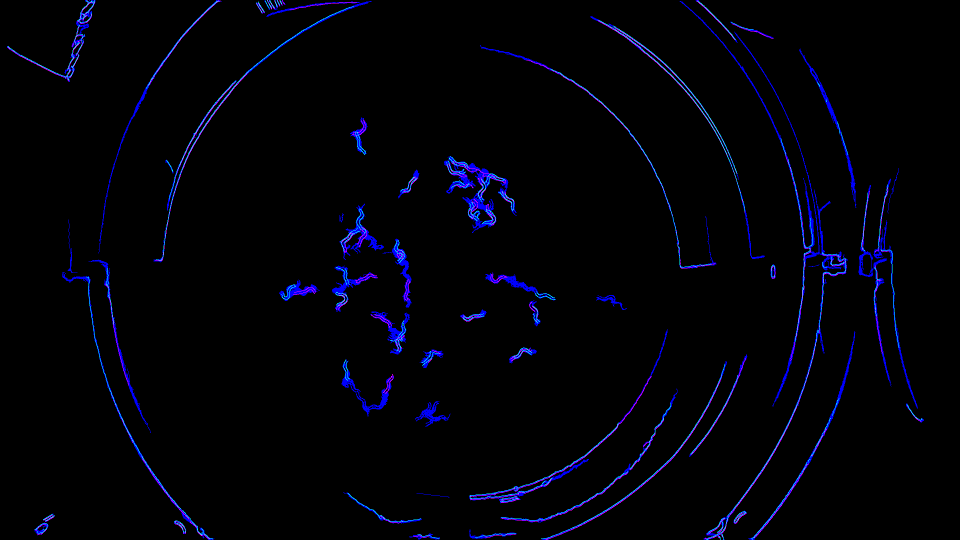
//> input picture lastimage_day5.png, 1920 x 1080 px, given in place of lastimage_day5.pngday3.avi, which was not available (shown at 1/2 size)
$ ./movietracker -vid ../lastimage_day5.png 3 3   (built with g++ and OpenCV 4)
//> lines starting //> are read from the running program, lines starting //| are printed output that depends on the picture; after the words box and inside, x2 and y2 are one past the last pixel; in counts of white or black regions, pixels touching at a corner belong together; pictures that were not available may be replaced by others from this repository, and a replacement may not be noted


#include <iostream>
#include <fstream>
#include <vector>
#include <string>
#include <stdio.h>
#include <iostream>
#include <sys/time.h>
#include <unistd.h>
#include <sstream>
#include <stdlib.h>
#include <inttypes.h>
#include <glob.h>
#include <vector>
#include <fcntl.h>
#include <linux/kd.h>
#include <sys/ioctl.h>
#include <boost/algorithm/string.hpp> // include Boost, a C++ library
#include <sys/stat.h>
#include <sys/types.h>
#include <utime.h>
#include <stdlib.h>
#include <fcntl.h>
#include <errno.h>
#include <unistd.h>
#include <syslog.h>


#include <fstream>
#include <iomanip>
#include <unistd.h>
#include <cstdio>
#include <errno.h>
#include <linux/videodev2.h>
#include <stdint.h>
#include <stdio.h>
#include <string.h>
#include <sys/ioctl.h>
#include <sys/mman.h>
#include <unistd.h>

#include <vector>
#include <stdio.h>


//openCV
#include <opencv2/opencv.hpp>
#include <opencv/cv.hpp>
#include <opencv2/videoio.hpp>
#include "opencv2/imgcodecs.hpp"
#include "opencv2/highgui/highgui.hpp"
#include "opencv2/imgproc/imgproc.hpp"
#include "opencv2/core/core.hpp"


#include <iostream>
#include <stdio.h>
#include <stdlib.h>


#include "cgicc/Cgicc.h"
#include "cgicc/HTTPHTMLHeader.h"
#include "cgicc/HTMLClasses.h"

#include <boost/property_tree/ptree.hpp>
#include <boost/property_tree/json_parser.hpp>
#include <boost/lexical_cast.hpp>
#include <boost/foreach.hpp>

using namespace std;
using namespace cgicc;
using namespace cv;
using boost::property_tree::ptree;
using boost::property_tree::read_json;
using boost::property_tree::write_json;


const Scalar SCALAR_BLACK = Scalar(0.0,0.0,0.0);
const Scalar SCALAR_WHITE = Scalar(255.0,255.0,255.0);
const Scalar SCALAR_BLUE = Scalar(255.0,0.0,0.0);
const Scalar SCALAR_GREEN = Scalar(0.0,255.0,0.0);
const Scalar SCALAR_RED = Scalar(0.0,0.0,255.0);


// Global variables
Mat myframe; //current frame
Mat fgMaskMOG2; //fg mask fg mask generated by MOG2 method
Ptr<BackgroundSubtractor> pMOG2; //MOG2 Background subtractor
int keyboard; //input from keyboard
void help();
void processVideo(string videoFilename, float learningrate, int daynum);
void processImages(char* firstFrameFilename);

int main(int argc, char* argv[])
{

    //check for the input parameter correctness
    if(argc != 5) {
        cerr <<"Incorret input list" << endl;
        cerr <<"exiting..." << endl;
        return EXIT_FAILURE;
    }
    //create GUI windows
    namedWindow("Frame");
  //  namedWindow("FG Mask MOG 2");
    namedWindow("Simple Ass BS");
 //namedWindow("keypoints");

    //create Background Subtractor objects
    pMOG2 = createBackgroundSubtractorKNN(); //MOG2 approach


    if(strcmp(argv[1], "-vid") == 0) {
        //input data coming from a video

	int startday = atoi(argv[3]);
	int endday= atoi(argv[4]);
	for (int i=startday; i <= endday; i++){
		stringstream ms;
		ms << argv[2] << "day" << i << ".avi";
	        processVideo(ms.str(), 0.01,i);
	}//end for each day
    }
    else if(strcmp(argv[1], "-img") == 0) {
        //input data coming from a sequence of images
        processImages(argv[2]);
    }
    else {
        //error in reading input parameters
        cerr <<"Please, check the input parameters." << endl;
        cerr <<"Exiting..." << endl;
        return EXIT_FAILURE;
    }
    //destroy GUI windows
    destroyAllWindows();
    return EXIT_SUCCESS;
}


bool emptypixel(int x, int y){

}//end test for empty pixels


// [4 lines left out: function readpixelmap, not called in this run]

int setpixelmap(int setvalue){

}//end set pixelmap

// [58 lines left out: functions flood, defineBlobs, not called in this run]


void processVideo(string videoFilename, float learningrate, int daynum) {
//> called with videoFilename = "../lastimage_day5.pngday3.avi", learningrate = 0.01, daynum = 3

	double alpha = 0.5; //set blend value

    //create the capture object
    	VideoCapture capture(videoFilename.c_str());
	Mat tester;
	Mat lastrun = imread("movementmask.png");
//> movementmask.png cannot be read in this run, so this picture is empty
	Mat wellmask = imread("mask.png");
//> mask.png cannot be read in this run, so this picture is empty


// [48 lines of commented-out code are left out]


	VideoWriter output;
	stringstream filename;
	filename << "merged.avi";


//create traces
	Mat deathmask;
	Mat arnold;
	Mat blended;
	bool firstframe=true;


    if(!capture.isOpened()){
        //error in opening the video input
        cerr << "Unable to open video file: " << videoFilename << endl;
        return;
    }
	capture >> tester;
//> tester is the input picture: 1080 rows x 1920 cols, CV_8UC3; mean B, G, R 8.7, 1.6, 1.3

 	Mat coloroutput = (Mat::zeros(tester.size(),CV_8UC3));;
	bool done =false;

	Size size = coloroutput.size();
//> size = Size(1920, 1080)

	//output.open(filename.str().c_str(), VideoWriter::fourcc('M', 'P', '4', '2'),
//			capture.get(CAP_PROP_FPS), size, true);
//

    //read input data. ESC or 'q' for quitting
    while( (char)keyboard != 'q' && (char)keyboard != 27 && !done ){
        //read the current frame
        if(!capture.read(myframe)) {
            cerr << "Unable to read next frame." << endl;
            cerr << "Exiting..." << endl;
	    done=true;


	    Mat img, img_edge, labels, centroids, img_color, stats;


		  int i, nccomps = cv::connectedComponentsWithStats (
			arnold,
			labels,
			stats,
			centroids
		  );
		  cout << "Total Raw Connected Components Detected: " << nccomps << endl;
		  int filteredcomponents=nccomps;

		  vector<cv::Vec3b> colors(nccomps+1);
		  colors[0] = cv::Vec3b(0,0,0); // background pixels remain black.
		  img_color = cv::Mat::zeros(arnold.size(), CV_8UC3);
		  for( i = 1; i <= nccomps; i++ ) {
		    colors[i] = cv::Vec3b(rand()%256, rand()%256, rand()%256);
		    cout << "A:W:H" << stats.at<int>(i-1, cv::CC_STAT_AREA) << ":" << stats.at<int>(i-1, cv::CC_STAT_WIDTH) << ":" << stats.at<int>(i-1, cv::CC_STAT_HEIGHT);


		    if( stats.at<int>(i-1, cv::CC_STAT_AREA) < 50 ||  stats.at<int>(i-1, cv::CC_STAT_WIDTH) >400 || stats.at<int>(i-1, cv::CC_STAT_HEIGHT) > 400 ){
			cout << "excluded " << endl;
		    	colors[i] = cv::Vec3b(0,0,0); // small regions are painted with black too.
			filteredcomponents--;
			}//end if fail filters
		  }//end for each nccomp

		  for( int y = 0; y < img_color.rows; y++ )
		    for( int x = 0; x < img_color.cols; x++ )
		    {
		      int label = labels.at<int>(y, x);
		      CV_Assert(0 <= label && label <= nccomps);
		      img_color.at<cv::Vec3b>(y, x) = colors[label];
		    }

		FileStorage fs;
		fs.open("components.json",FileStorage::WRITE | FileStorage::FORMAT_JSON);
		fs.write("stats",stats);
		fs.write("cents",centroids);

		for( i = 1; i <= nccomps; i++ ) {
			 double centx,centy=0;
			centx=centroids.at<double>(i-1, 0);
			centy=centroids.at<double>(i-1, 1);


			stringstream cs;
			cs << i-1;
			putText(img_color, cs.str() , cvPoint(centx,centy),FONT_HERSHEY_COMPLEX_SMALL, 0.8, cvScalar(200,200,250), 1, CV_AA);
		}//end for each component

		imwrite("Labeledmap.png", img_color);
		fs.release();
		cout << "Filtered Connected Components: " << filteredcomponents << endl;


            return;
        }


        //update the background model
      //  pMOG2->apply(myframe, fgMaskMOG2,learningrate);
        //get the frame number and write it on the current frame
        stringstream ss;

        //show the current frame and the fg masks

       // imshow("FG Mask MOG 2", fgMaskMOG2);


	//make the background mask
	Mat canny_output;
	vector<vector<Point> > contours;
	vector<Vec4i> hierarchy;
	blur( myframe, myframe, Size(5,5) );
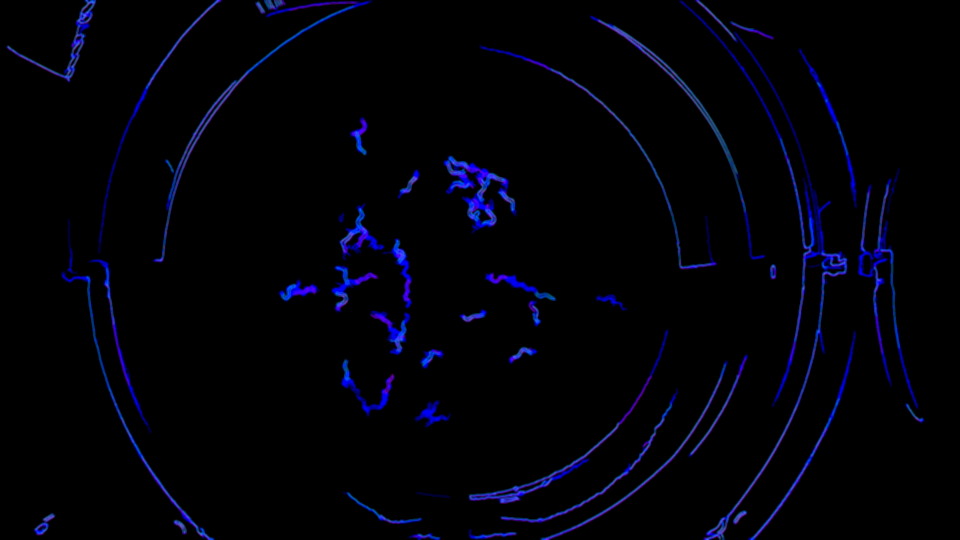
//> myframe: 1080 rows x 1920 cols, CV_8UC3 (shown at 1/2 size); 7.46% of pixels changed, all inside (x1, y1, x2, y2) = (12, 0, 1850, 1080)
	Canny( myframe, canny_output, 80, 180, 3 );
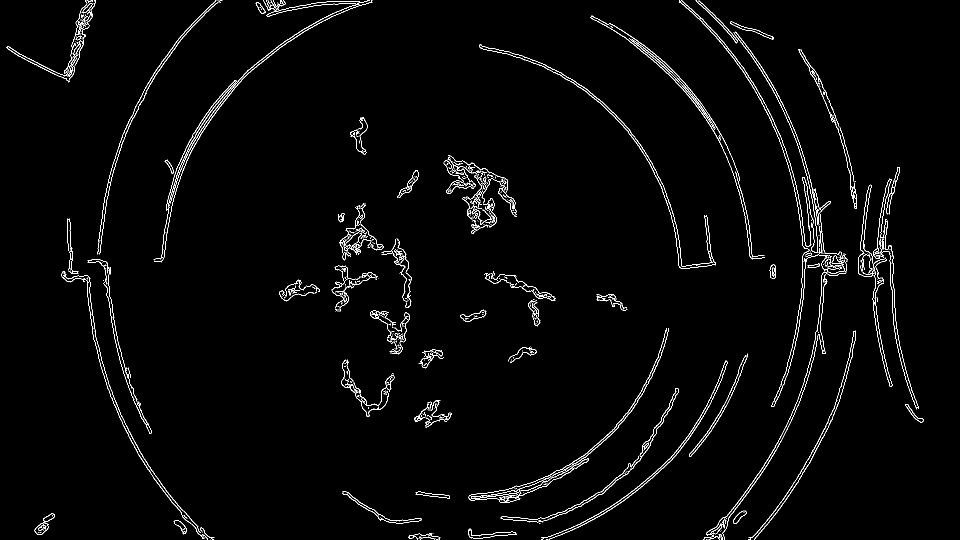
//> canny_output: 1080 rows x 1920 cols, CV_8UC1 (shown at 1/2 size); 2% white in thin lines or dots
	findContours( canny_output, contours, hierarchy, RETR_TREE, CHAIN_APPROX_SIMPLE, Point(0, 0) );
//> contours = 956 contours, 851 with area under 20; largest, box (x1, y1, x2, y2) and area: (958, 88, 1432, 538) 3954, (958, 88, 1432, 538) 3155, (937, 1057, 1033, 1077) 561, (937, 1059, 1033, 1077) 540, (1358, 0, 1623, 494) 522
	Mat drawing = (Mat::zeros( canny_output.size(), CV_8UC1 ));


	for( size_t j = 0; j< contours.size(); j++ )
		 {

		   Scalar color = SCALAR_WHITE;
		   drawContours( drawing, contours, (int)j, color, 1, 8, hierarchy, 0, Point() );


		 }
//> drawing: 1080 rows x 1920 cols, CV_8UC1; 2% white in thin lines or dots

	if (firstframe) {
		deathmask = drawing.clone();
		arnold= drawing.clone();
		firstframe=false;
	}

	drawing = drawing - deathmask;
//> drawing: 1080 rows x 1920 cols, CV_8UC1; every value is 0
	arnold = arnold + drawing;
	Mat black = (Mat::zeros( myframe.size(), CV_8UC1 ));//set green to black


	vector<Mat>  compchannels(3);
	compchannels.at(0) = arnold;
	compchannels.at(1) =   deathmask;
	compchannels.at(2) = drawing;
	merge(compchannels,coloroutput);
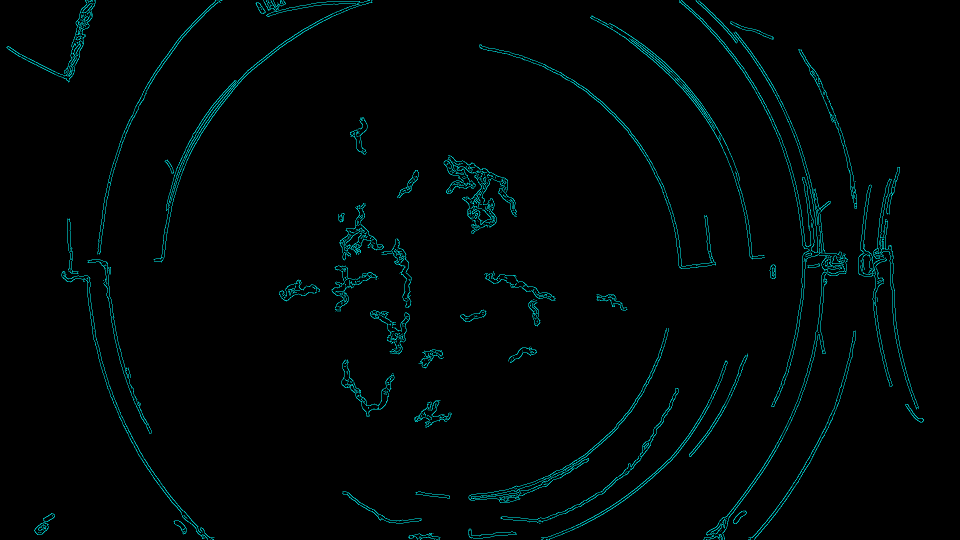
//> coloroutput: 1080 rows x 1920 cols, CV_8UC3 (shown at 1/2 size); mean B, G, R 5, 5, 0


	// [14 lines of commented-out code are left out]
	stringstream sss;
	sss << "lastimage_day" << daynum << ".png";
	imwrite(sss.str().c_str(),coloroutput);
	//output << blended;
        //get the input from the keyboard
        keyboard = waitKey( 1 );
//> the 'q' key is pressed
    }
    //delete capture object
    capture.release();
// [41 lines of commented-out code are left out]


}//end process vid


// [51 lines left out: function processImages, not called in this run]

$ run again, on lastimage_day6.png
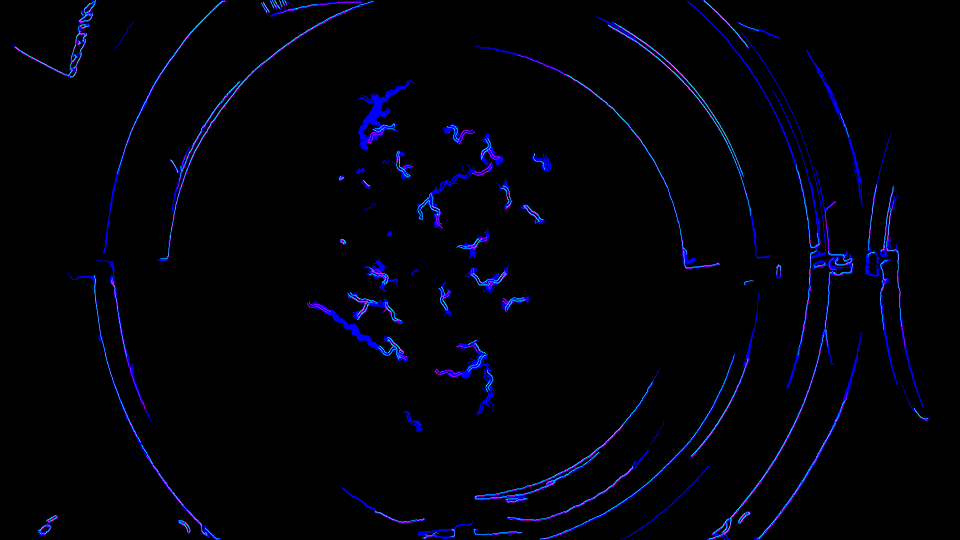
//> input picture lastimage_day6.png, 1920 x 1080 px, given in place of lastimage_day6.pngday3.avi, which was not available (shown at 1/2 size)
//> in processVideo, tester is the input picture: 1080 rows x 1920 cols, CV_8UC3; mean B, G, R 9.1, 1.7, 1.3
//> myframe: 1080 rows x 1920 cols, CV_8UC3; 7.75% of pixels changed, all inside (x1, y1, x2, y2) = (22, 0, 1861, 1080)
//> in processVideo, `Canny( myframe, canny_output, 80, 180, 3 );`:
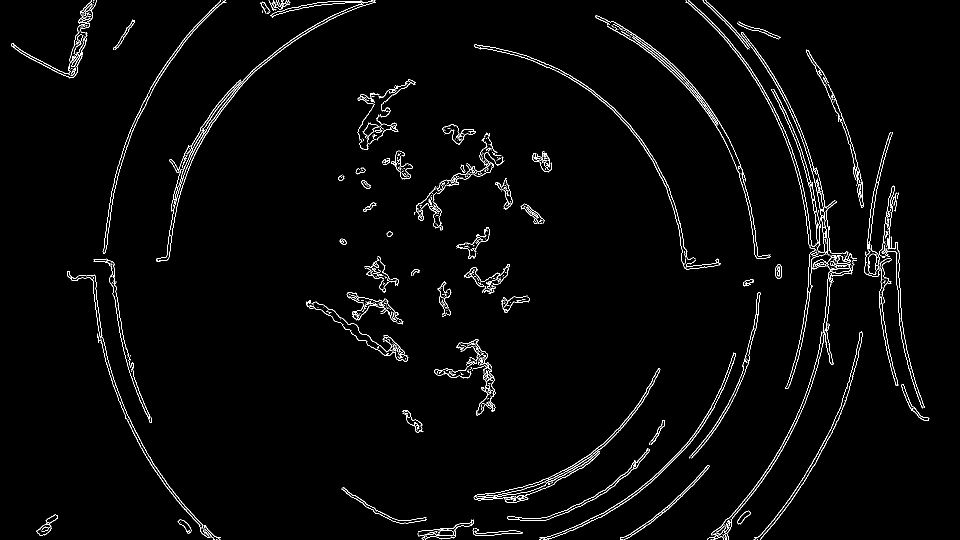
//> canny_output: 1080 rows x 1920 cols, CV_8UC1 (shown at 1/2 size); 2.1% white in thin lines or dots
//> contours = 1042 contours, 915 with area under 20; largest, box (x1, y1, x2, y2) and area: (1015, 897, 1299, 1042) 1710, (1015, 897, 1299, 1042) 1488, (1240, 931, 1419, 1080) 680, (1637, 521, 1705, 679) 467, (949, 89, 1442, 539) 417
//> in processVideo, `merge(compchannels,coloroutput);`:
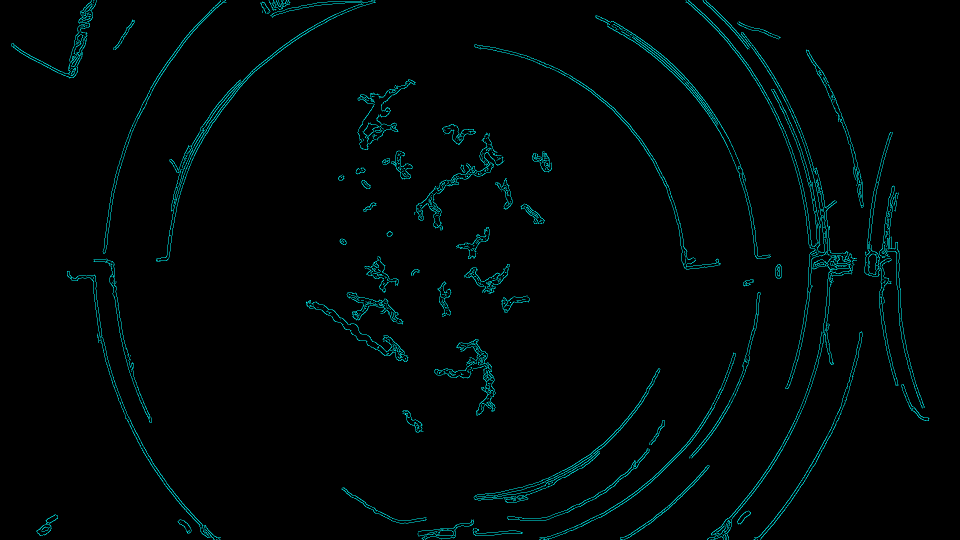
//> coloroutput: 1080 rows x 1920 cols, CV_8UC3 (shown at 1/2 size); mean B, G, R 5.3, 5.3, 0
